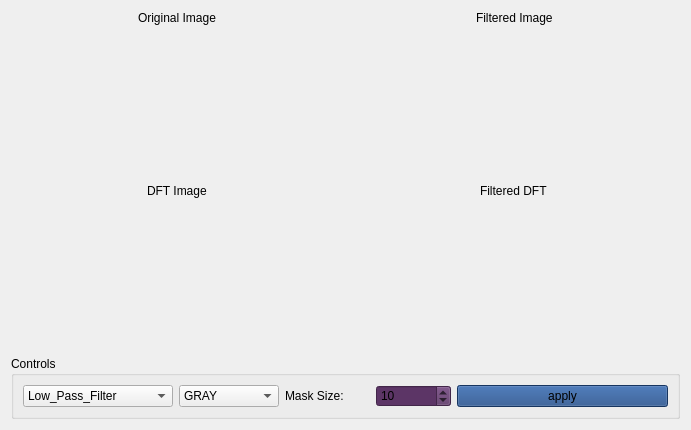
<?xml version="1.0" encoding="UTF-8"?>
<ui version="4.0">
 <class>Form</class>
 <widget class="QWidget" name="Form">
  <property name="geometry">
   <rect>
    <x>0</x>
    <y>0</y>
    <width>691</width>
    <height>430</height>
   </rect>
  </property>
  <property name="windowTitle">
   <string>Form</string>
  </property>
  <layout class="QHBoxLayout" name="horizontalLayout_5">
   <item>
    <layout class="QVBoxLayout" name="verticalLayout">
     <item>
      <layout class="QHBoxLayout" name="horizontalLayout_4">
       <item>
        <layout class="QVBoxLayout" name="image_layout">
         <item alignment="Qt::AlignHCenter">
          <widget class="QLabel" name="label_2">
           <property name="styleSheet">
            <string notr="true">font: 75 italic 13pt &quot;Ubuntu Condensed&quot;;
</string>
           </property>
           <property name="text">
            <string>Original Image</string>
           </property>
          </widget>
         </item>
         <item>
          <spacer name="verticalSpacer">
           <property name="orientation">
            <enum>Qt::Vertical</enum>
           </property>
           <property name="sizeHint" stdset="0">
            <size>
             <width>20</width>
             <height>40</height>
            </size>
           </property>
          </spacer>
         </item>
        </layout>
       </item>
       <item>
        <layout class="QVBoxLayout" name="filtered_layout">
         <item alignment="Qt::AlignHCenter">
          <widget class="QLabel" name="label">
           <property name="styleSheet">
            <string notr="true">font: 75 italic 12pt &quot;Ubuntu Condensed&quot;;</string>
           </property>
           <property name="text">
            <string>Filtered Image</string>
           </property>
          </widget>
         </item>
         <item>
          <spacer name="verticalSpacer_3">
           <property name="orientation">
            <enum>Qt::Vertical</enum>
           </property>
           <property name="sizeHint" stdset="0">
            <size>
             <width>20</width>
             <height>40</height>
            </size>
           </property>
          </spacer>
         </item>
        </layout>
       </item>
      </layout>
     </item>
     <item>
      <layout class="QHBoxLayout" name="horizontalLayout">
       <item>
        <layout class="QVBoxLayout" name="dft_layout">
         <item alignment="Qt::AlignHCenter">
          <widget class="QLabel" name="label_4">
           <property name="styleSheet">
            <string notr="true">font: 75 italic 12pt &quot;Ubuntu Condensed&quot;;</string>
           </property>
           <property name="text">
            <string>DFT Image</string>
           </property>
          </widget>
         </item>
         <item>
          <spacer name="verticalSpacer_2">
           <property name="orientation">
            <enum>Qt::Vertical</enum>
           </property>
           <property name="sizeHint" stdset="0">
            <size>
             <width>20</width>
             <height>40</height>
            </size>
           </property>
          </spacer>
         </item>
        </layout>
       </item>
       <item>
        <layout class="QVBoxLayout" name="filtered_dft_layout">
         <item alignment="Qt::AlignHCenter">
          <widget class="QLabel" name="label_3">
           <property name="styleSheet">
            <string notr="true">font: 75 italic 12pt &quot;Ubuntu Condensed&quot;;</string>
           </property>
           <property name="text">
            <string>Filtered DFT</string>
           </property>
          </widget>
         </item>
         <item>
          <spacer name="verticalSpacer_4">
           <property name="orientation">
            <enum>Qt::Vertical</enum>
           </property>
           <property name="sizeHint" stdset="0">
            <size>
             <width>20</width>
             <height>40</height>
            </size>
           </property>
          </spacer>
         </item>
        </layout>
       </item>
      </layout>
     </item>
     <item>
      <widget class="QGroupBox" name="groupBox">
       <property name="title">
        <string>Controls</string>
       </property>
       <layout class="QHBoxLayout" name="horizontalLayout_2">
        <item>
         <widget class="QComboBox" name="filters_list">
          <property name="maximumSize">
           <size>
            <width>150</width>
            <height>16777215</height>
           </size>
          </property>
          <property name="cursor">
           <cursorShape>PointingHandCursor</cursorShape>
          </property>
          <item>
           <property name="text">
            <string>Low_Pass_Filter</string>
           </property>
          </item>
          <item>
           <property name="text">
            <string>High_Pass_Filter</string>
           </property>
          </item>
          <item>
           <property name="text">
            <string>Median_Filter</string>
           </property>
          </item>
          <item>
           <property name="text">
            <string>Laplacian_Filter</string>
           </property>
          </item>
         </widget>
        </item>
        <item>
         <widget class="QComboBox" name="modes_list">
          <property name="maximumSize">
           <size>
            <width>100</width>
            <height>16777215</height>
           </size>
          </property>
          <property name="cursor">
           <cursorShape>PointingHandCursor</cursorShape>
          </property>
          <item>
           <property name="text">
            <string>GRAY</string>
           </property>
          </item>
          <item>
           <property name="text">
            <string>RGB</string>
           </property>
          </item>
         </widget>
        </item>
        <item>
         <widget class="QLabel" name="label_5">
          <property name="maximumSize">
           <size>
            <width>85</width>
            <height>16777215</height>
           </size>
          </property>
          <property name="text">
           <string>Mask Size:</string>
          </property>
         </widget>
        </item>
        <item>
         <widget class="QSpinBox" name="kernal_spinbox">
          <property name="maximumSize">
           <size>
            <width>75</width>
            <height>16777215</height>
           </size>
          </property>
          <property name="cursor">
           <cursorShape>PointingHandCursor</cursorShape>
          </property>
          <property name="styleSheet">
           <string notr="true">background-color: rgb(92, 53, 102);</string>
          </property>
          <property name="maximum">
           <number>500</number>
          </property>
          <property name="singleStep">
           <number>5</number>
          </property>
          <property name="value">
           <number>10</number>
          </property>
         </widget>
        </item>
        <item>
         <widget class="QPushButton" name="kernal_btn">
          <property name="cursor">
           <cursorShape>PointingHandCursor</cursorShape>
          </property>
          <property name="styleSheet">
           <string notr="true">background-color: rgb(32, 74, 135);</string>
          </property>
          <property name="text">
           <string>apply</string>
          </property>
         </widget>
        </item>
       </layout>
      </widget>
     </item>
    </layout>
   </item>
  </layout>
 </widget>
 <resources/>
 <connections/>
</ui>
